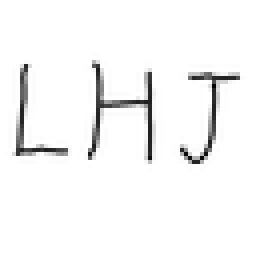
%> input picture Simulation_Code_Results/Digital_signature/LHJ.tiff, 65 x 65 px, shrunk from 256 x 256 before the run (shown 4 times larger)
$ octave KeySensitivity.m   (GNU Octave 9; MATLAB toolbox functions it lacks are replaced by stand-ins)
%> lines starting %> are read from the running program, lines starting %| are printed output that depends on the picture
### Simulation_Code_Results/Permutation.m
function [I_1] = Permutation(I,key)
    [m,n] = size(I);
    I_s = reshape(I,1,m*n);
    chaos = Chaos_series(m*n,key(1),key(2));
    [~,s] = sort(chaos);
    I_1 = I_s(s);
    I_1 = reshape(I_1,m,n);
end

### Simulation_Code_Results/Chaos_series.m
function [series] = Chaos_series(N,x_0,r)
    series = zeros(1,N);
    x = x_0;
    for i = 1:1000
        x = f_c(x,r);
    end
    for i = 1:N
        x = f_c(x,r);
        series(i) = x;
    end
end

### Simulation_Code_Results/f_c.m
function [y] = f_c(x,r)
    y = 10^6 * r * x * (1-x) * exp(cos(pi*r*x));
    y = mod(sin(y),1);
end

### Simulation_Code_Results/Signature_insert.m
function [M_2] = Signature_insert(M_1,S)
    [m,n] = size(S);
    [M,N] = size(M_1);
    Series = S > mean(S(:));
    Series = reshape(Series,1,m*n);
    Series = uint8(Series);
    M_2 = reshape(M_1,1,M*N);
    M_2(1:m*n) = M_2(1:m*n) - bitget(M_2(1:m*n),1) + Series;
    M_2 = reshape(M_2,M,N);
end

### Simulation_Code_Results/Bit_part.m
function [B] = Bit_part(A)
    A = double(A);
    [m,n] = size(A);
    B = zeros(m,n,4);
    for i = 1:4
        B(:,:,i) = mod(A,4);
        A = (A - B(:,:,i))/4;
    end
    B = uint8(B);
end

### Simulation_Code_Results/Embed_secret.m
function [Q_s] = Embed_secret(Q,M)
    B = Bit_part(M);

    [m,n] = size(M);

    Q_s = Q;
    Q_s(1:m,1:n) = Insert(Q_s(1:m,1:n),B(:,:,1));
    Q_s(1:m,n+1:2*n) = Insert(Q_s(1:m,n+1:2*n),B(:,:,2));
    Q_s(m+1:2*m,1:n) = Insert(Q_s(m+1:2*m,1:n),B(:,:,3));
    Q_s(m+1:2*m,n+1:2*n) = Insert(Q_s(m+1:2*m,n+1:2*n) ,B(:,:,4));
end

### Simulation_Code_Results/KeySensitivity.m
%% key sensitivity
clc;clear all
Key = [0.0157, 1.254, 0.8871, 0.1871, 0.9201, 1.7321];
x_0 = 2/3*Key(1)+1/6*Key(2)+1/6*Key(3);
y_0 = 1/4*Key(1)+1/2*Key(2)+1/4*Key(3);
z_0 = 1/5*Key(1)+1/5*Key(2)+3/5*Key(3);
r_1 = 2/3*Key(4)+1/6*Key(5)+1/6*Key(6);
r_2 = 1/4*Key(4)+1/2*Key(5)+1/4*Key(6);
r_3 = 1/5*Key(4)+1/5*Key(5)+3/5*Key(6);
keys = [x_0 y_0 z_0 r_1 r_2 r_3]

S = imread("Digital_signature\LHJ.tiff");
%> S is the input picture: size 65x65 uint8; min 1, max 255, mean 246
M = imread("Original_Images\Bridge.tiff");
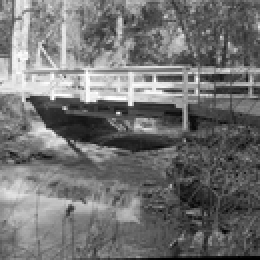
%> input picture Simulation_Code_Results/Original_Images/Bridge.tiff, 130 x 130 px, shrunk from 512 x 512 before the run (shown 2 times larger)
%> M is the input picture: size 130x130 uint8; min 0, max 255, mean 113.8
C = imread("Original_Images\Pentagon.tiff");
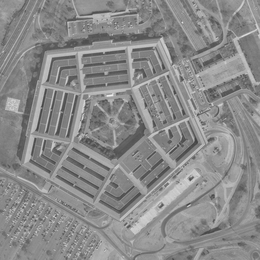
%> input picture Simulation_Code_Results/Original_Images/Pentagon.tiff, 260 x 260 px, shrunk from 1024 x 1024 before the run
%> C is the input picture: size 260x260 uint8; min 64, max 240, mean 138.5

tic
S_1 = Permutation(S,keys(1:2));
%> in Permutation, `I_s = reshape(I,1,m*n);`: I_s = 4225 values, max 255 at index 1, min 1 at index 3467, mean 246
%> in Permutation, `I_1 = I_s(s);`: I_1 = 4225 values, max 255 at index 1, min 1 at index 2419, mean 246

M_1 = Permutation(M,keys(3:4));
%> call 2 of Permutation, with key = [0.786 0.567]
%> in Permutation (call 2), `I_1 = reshape(I_1,m,n);`:
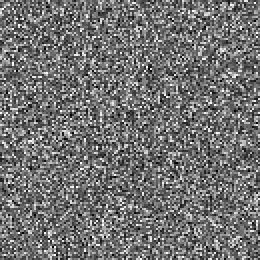
%> I_1: size 130x130 uint8 (shown 2 times larger); min 0, max 255, mean 113.8; mean of the top-left, top-right, bottom-left and bottom-right quarters 113.9, 113.6, 114.5, 113.3

C_1 = Permutation(C,keys(5:6));
%> call 3 of Permutation, with key = [0.94 1.26]
%> in Permutation (call 3), `I_1 = reshape(I_1,m,n);`:
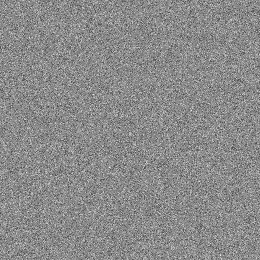
%> I_1: size 260x260 uint8; min 64, max 240, mean 138.5; mean of the top-left, top-right, bottom-left and bottom-right quarters 138.4, 138.4, 138.5, 138.6

M_2 = Signature_insert(M_1,S_1);
%> in Signature_insert, `Series = S > mean(S(:));`:
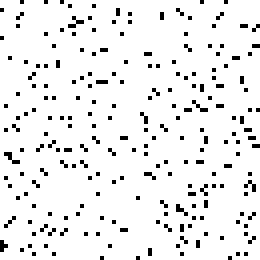
%> Series: size 65x65 logical (shown 4 times larger); 92.9% white; black in thin lines or dots
%> in Signature_insert, `Series = reshape(Series,1,m*n);`: Series = 4225 logical values, 3924 true
%> in Signature_insert, `Series = uint8(Series);`: Series = 4225 values, max 1 at index 1, min 0 at index 3, mean 0.929
C_2 = Embed_secret(C_1,M_2);
%> the loop in Bit_part, `for i = 1:4` made 4 passes
%> pass 3, in Bit_part, `A = (A - B(:,:,i))/4;`:
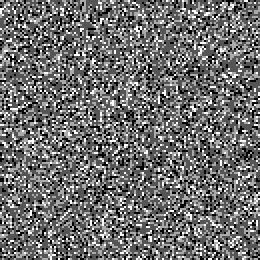
%> A: size 130x130 double (shown 2 times larger); min 0, max 3, mean 1.29; drawn with min black and max white
%> after the loop in Bit_part, `for i = 1:4`: A: size 130x130 double; every value is 0
%> after the loop in Bit_part, `for i = 1:4`:
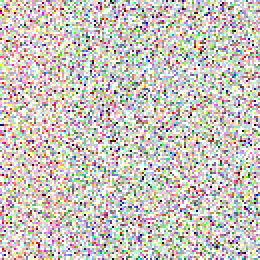
%> B: size 130x130x4 double (shown 2 times larger); mean R, G, B, A 1.6, 1.49, 1.48, 1.29; transparent parts drawn white
%> the run ends on the next line
